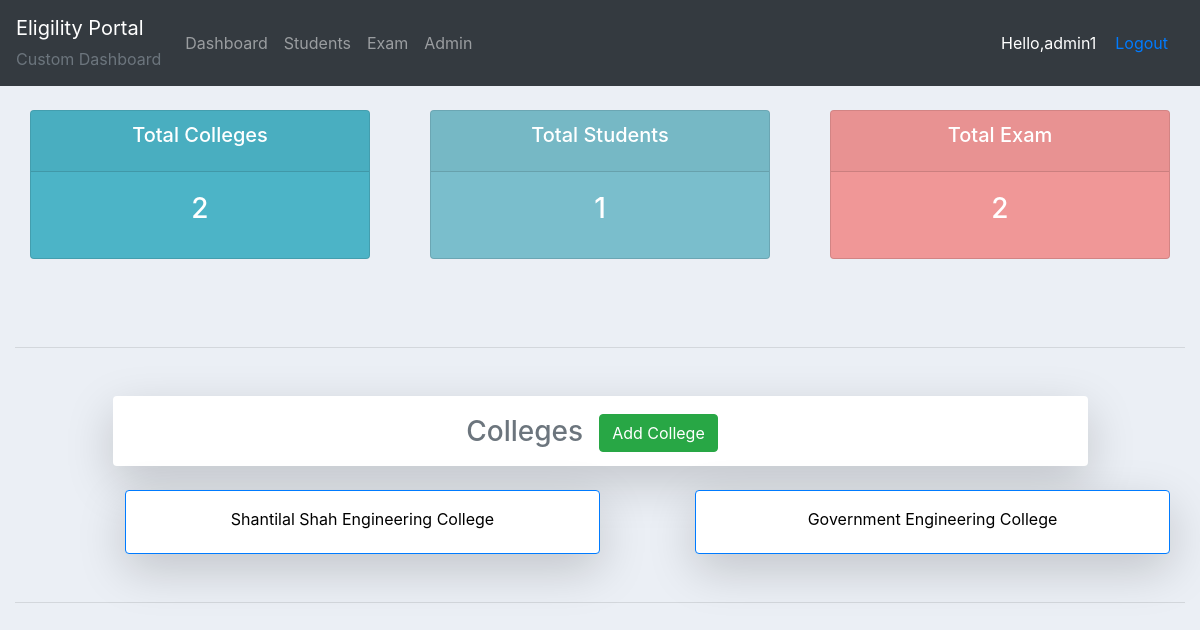
Page /adminapp/ (signed in) on the committed database.
### exam/models.py (models this page shows)
class College(models.Model):
    clg_name = models.CharField(max_length=300)
    def __str__(self):
        return self.clg_name

### exam/decorators.py (the view)
        def wrapper_func(request, *args,  **kwargs):
            group = None
            if request.user.groups.exists():
                group = request.user.groups.all()[0].name
            if group in allowed_roles:
                return view_func(request, *args, **kwargs)
            else:
                return HttpResponse('Not Allowed')

### adminapp/views.py (called while the page is built)
@login_required(login_url='adminapp:loginadmin/')
@allowed_users(allowed_roles=['admin'])
def home(request):
    college_list = College.objects.all()
    college_count = college_list.count()
    student_count = Student.objects.all().count()
    exam_count = Exam.objects.all().count()
    context = {
        'college_list' : college_list,
        'college_count' : college_count,
        'student_count' : student_count,
        'exam_count' : exam_count
    }
    return render(request, 'adminapp/dashboard.html', context)

### adminapp/templates/adminapp/dashboard.html (shortened to what this page needs)
{%  extends 'adminapp/main.html' %}
{% block content %}
{%  include 'adminapp/status.html' %}
<br>
<hr class="my-5">
<div class="colleges col-md-10 offset-md-1 shadow-lg bg-white rounded align-middle"><h3 class="head text-center text-muted align-middle">Colleges<span class="mx-3"><a href="{% url 'adminapp:addcollege' %}" class="btn btn-success">Add College</a></span></h3></div>
<div class="container">
	<div class="row mt-3">
	{% for college in college_list %}
		<a href="{% url 'adminapp:college-student' college.id %}" class="btn btn-primary hover col-md-5 offset-md-1 mt-2 shadow-lg p-3 bg-white rounded">
			<div>{{college}} </div>
		</a>
	{% endfor %}
	</div>
</div>
<br>
<hr class="my-4 bold">
{% endblock %}

### adminapp/templates/adminapp/navbar.html (shortened to what this page needs)
{% load static %}
<nav class="navbar navbar-expand-lg navbar-dark bg-dark">
  <a class="navbar-brand" href="{% url 'adminapp:adminhome' %}">Eligility Portal
    <div class="text-muted"><small>Custom Dashboard</small></div>
  </a>
  <div class="collapse navbar-collapse" id="navbarNav">
    <ul class="navbar-nav">
      <li class="nav-item">
        <a class="nav-link" href="{% url 'adminapp:adminhome' %}">Dashboard</a>
      </li>
      <li class="nav-item">
        <a class="nav-link" href="{% url 'adminapp:all-students-data' %}">Students</a>
      </li>
      <li class="nav-item">
        <a class="nav-link" href="{% url 'adminapp:exam' %}">Exam</a>
      </li>
      <li class="nav-item">
        <a class="nav-link" href="{% url 'adminapp:adminuser' %}">Admin</a>
      </li>
    </ul>
  </div>
  <span id="user-mg">Hello,{{request.user}}</span>
  <span><a href="{% url 'adminapp:logoutadmin' %}" class="nav-link link-nav">Logout</a></span>
</nav>

### adminapp/static/adminapp/css/main.css (style rules this page uses)
body { background-color: #ebeff5; }

### adminapp/templates/adminapp/dashboard.html (style rules this page uses)
.hover { min-height: 4em; text-decoration: none; outline: none; text-align: center; align-items: center; color:black; }
.colleges { min-height: 2.5em; }
.head { line-height: 2.5em; }

### adminapp/templates/adminapp/navbar.html (style rules this page uses)
#user-mg, #link-nav { color:#fff; margin-right: 3px; }

### rows in the picture
College: clg_name "Shantilal Shah Engineering College"
College: clg_name "Government Engineering College"

### other values in the picture
{{ request.user }} "admin1"
{{ college_count }} "2"
{{ student_count }} "1"
{{ exam_count }} "2"
